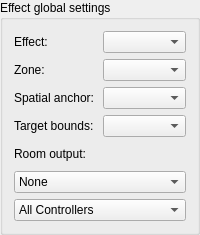
<?xml version="1.0" encoding="UTF-8"?>
<ui version="4.0">
 <class>EffectGlobalSettingsPanel</class>
 <widget class="QGroupBox" name="EffectGlobalSettingsPanel">
  <property name="title">
   <string>Effect global settings</string>
  </property>
  <property name="visible">
   <bool>false</bool>
  </property>
  <property name="toolTip">
   <string>Same controls as other stack effects: stack layer and zone apply to the selected layer. Effect center is applied globally to every running layer when the stack renders (see RenderEffectStack).</string>
  </property>
  <layout class="QVBoxLayout" name="verticalLayout">
   <property name="spacing">
    <number>6</number>
   </property>
   <item>
    <layout class="QHBoxLayout" name="effectRow">
     <item>
      <widget class="QLabel" name="effectRowLabel">
       <property name="text">
        <string>Effect:</string>
       </property>
       <property name="toolTip">
        <string>Which stack layer is active for editing and preview (same list as Effect Layers on the left).</string>
       </property>
      </widget>
     </item>
     <item>
      <widget class="QComboBox" name="effectCombo"/>
     </item>
    </layout>
   </item>
   <item>
    <layout class="QHBoxLayout" name="zoneRow">
     <item>
      <widget class="QLabel" name="zoneLabel">
       <property name="text">
        <string>Zone:</string>
       </property>
       <property name="toolTip">
        <string>Which LEDs this stack layer considers: all controllers, one zone, or one controller. Pair with Target bounds: zone bounds remap pattern coordinates into that box (good for strips or partial rooms); per-effect placement and coverage stay under Effect Controls (geometry and Scale).</string>
       </property>
      </widget>
     </item>
     <item>
      <widget class="QComboBox" name="zoneCombo"/>
     </item>
    </layout>
   </item>
   <item>
    <layout class="QHBoxLayout" name="originRow">
     <item>
      <widget class="QLabel" name="originLabel">
       <property name="text">
        <string>Spatial anchor:</string>
       </property>
       <property name="toolTip">
        <string>Where patterns attach in space for this layer. Room box center maps across the full room; other anchors use origin-based coordinates (see Room output below).</string>
       </property>
      </widget>
     </item>
     <item>
      <widget class="QComboBox" name="originCombo"/>
     </item>
    </layout>
   </item>
   <item>
    <layout class="QHBoxLayout" name="boundsRow">
     <item>
      <widget class="QLabel" name="boundsLabel">
       <property name="text">
        <string>Target bounds:</string>
       </property>
       <property name="toolTip">
        <string>Which coordinate span the effect samples for this layer: full room/world grid, or the selected target's axis-aligned box. Does not replace per-effect geometry (center offset, axis scale, rotations, Scale slider).</string>
       </property>
      </widget>
     </item>
     <item>
      <widget class="QComboBox" name="boundsCombo"/>
     </item>
    </layout>
   </item>
   <item>
    <widget class="QWidget" name="roomOutputSection" native="true">
     <layout class="QVBoxLayout" name="roomOutputSectionLayout">
      <property name="leftMargin">
       <number>0</number>
      </property>
      <property name="topMargin">
       <number>4</number>
      </property>
      <property name="rightMargin">
       <number>0</number>
      </property>
      <property name="bottomMargin">
       <number>0</number>
      </property>
      <property name="spacing">
       <number>4</number>
      </property>
      <item>
       <widget class="QLabel" name="roomOutputSectionLabel">
        <property name="text">
         <string>Room output:</string>
        </property>
        <property name="toolTip">
         <string>How this layer paints the room: direct on its zone, or emitter + relay mirror. Use Spatial anchor above for effect-origin vs room-mapped coordinates.</string>
        </property>
       </widget>
      </item>
      <item>
       <widget class="QWidget" name="roomOutputHost" native="true"/>
      </item>
     </layout>
    </widget>
   </item>
   <item>
    <widget class="QComboBox" name="stackEffectTypeCombo">
     <property name="visible">
      <bool>false</bool>
     </property>
     <item>
      <property name="text">
       <string>None</string>
      </property>
     </item>
    </widget>
   </item>
   <item>
    <widget class="QComboBox" name="stackEffectZoneCombo">
     <property name="visible">
      <bool>false</bool>
     </property>
     <item>
      <property name="text">
       <string>All Controllers</string>
      </property>
     </item>
    </widget>
   </item>
  </layout>
 </widget>
 <resources/>
 <connections/>
</ui>
